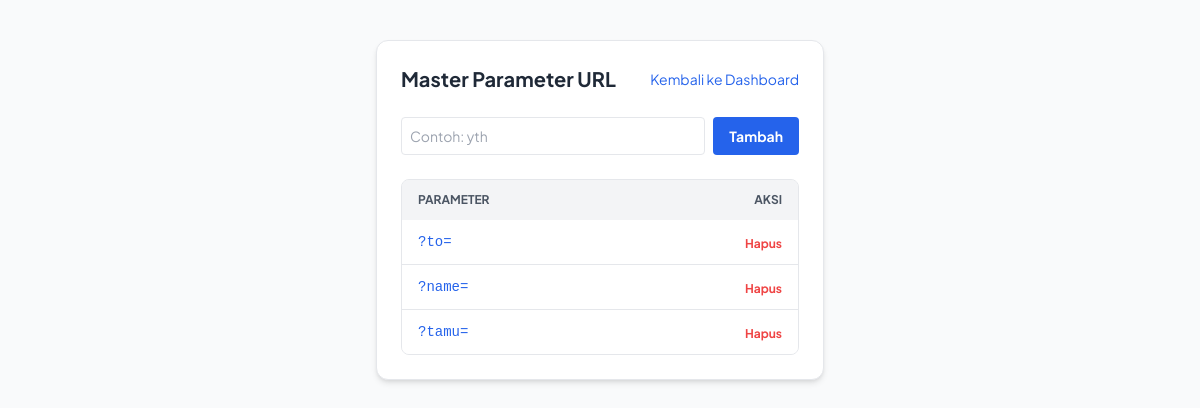
/admin_param.php (signed in), run on the app's committed database.
### tables this page shows
CREATE TABLE `master_broadcast_params` (
  `id` int(11) NOT NULL AUTO_INCREMENT,
  `param_key` varchar(50) NOT NULL,
  PRIMARY KEY (`id`)
);

### admin_param.php (the view, shortened to what this page needs)
<?php
require 'koneksi.php';
$data = mysqli_query($koneksi, "SELECT * FROM master_broadcast_params");
?>
<!DOCTYPE html>
<html lang="id">
<head>
    <script src="https://cdn.tailwindcss.com"></script>
</head>
<body class="bg-gray-50 p-10">
    <div class="max-w-md mx-auto bg-white p-6 rounded-xl shadow-md border border-gray-200">
        <div class="flex justify-between items-center mb-6">
            <h1 class="text-xl font-bold text-gray-800">Master Parameter URL</h1>
            <a href="dashboard.php" class="text-sm text-blue-600 hover:underline">Kembali ke Dashboard</a>
        </div>
        <form method="POST" class="flex gap-2 mb-6">
            <input type="text" name="param_key" placeholder="Contoh: yth" class="border p-2 rounded w-full text-sm focus:ring-2 focus:ring-blue-500 outline-none" required>
            <button type="submit" name="tambah" class="bg-blue-600 text-white px-4 py-2 rounded text-sm font-bold hover:bg-blue-700">Tambah</button>
        </form>
        <div class="bg-gray-50 rounded-lg border border-gray-200 overflow-hidden">
            <table class="w-full text-sm text-left">
                <thead class="bg-gray-100 text-gray-600 font-bold uppercase text-xs">
                    <tr>
                        <th class="px-4 py-3">Parameter</th>
                        <th class="px-4 py-3 text-right">Aksi</th>
                    </tr>
                </thead>
                <tbody class="divide-y divide-gray-200">
                    <?php while($row = mysqli_fetch_assoc($data)): ?>
                    <tr class="bg-white">
                        <td class="px-4 py-3 font-mono text-blue-600">?<?= $row['param_key'] ?>=</td>
                        <td class="px-4 py-3 text-right">
                            <form method="POST" action="" onsubmit="return confirm('Hapus parameter ini?')" style="display:inline;">
                                <button type="submit" class="text-red-500 hover:text-red-700 font-bold text-xs">Hapus</button>
                            </form>
                        </td>
                    </tr>
                    <?php endwhile; ?>
                </tbody>
            </table>
        </div>
    </div>
</body>
</html>

### admin_param.php (style rules this page uses)
body { font-family:'Plus Jakarta Sans',sans-serif; }

### data on the page
master_broadcast_params: param_key "to"
master_broadcast_params: param_key "name"
master_broadcast_params: param_key "tamu"
